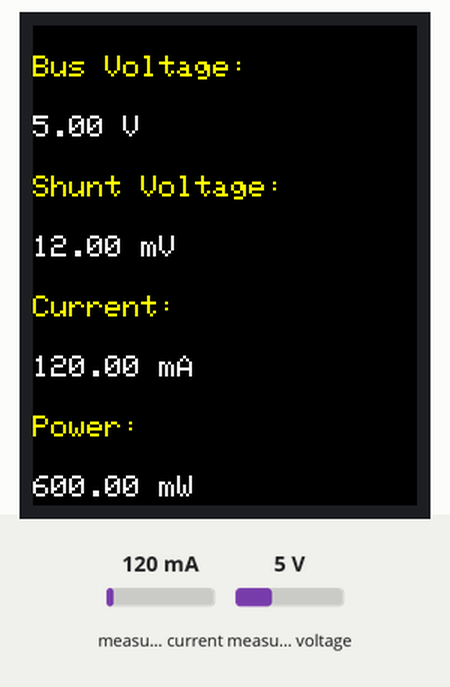
This sketch was run on a simulated Arduino Uno, built with avr-gcc and run on an emulated ATmega328P. Parts: 128×160 colour display. Inputs (shaded band) come from the test bench; at power-on: measured current 120 mA, measured voltage 5 V.

Above: at 1.8 s.
1.9 s: measured current set to 40 mA
At 3.9 s:
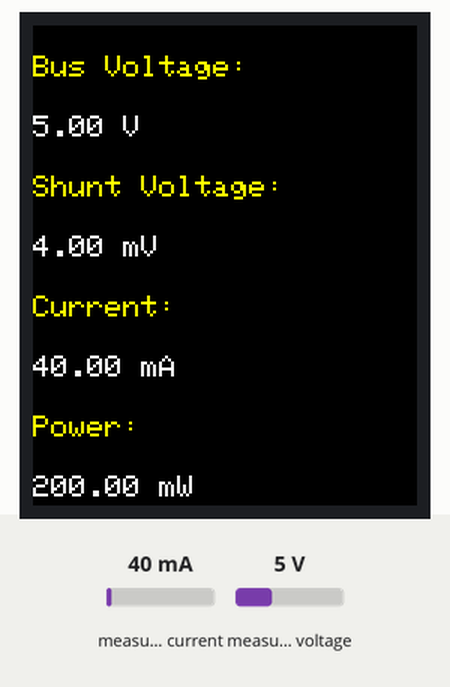
4.2 s: measured voltage set to 0.3 V
At 5.8 s:
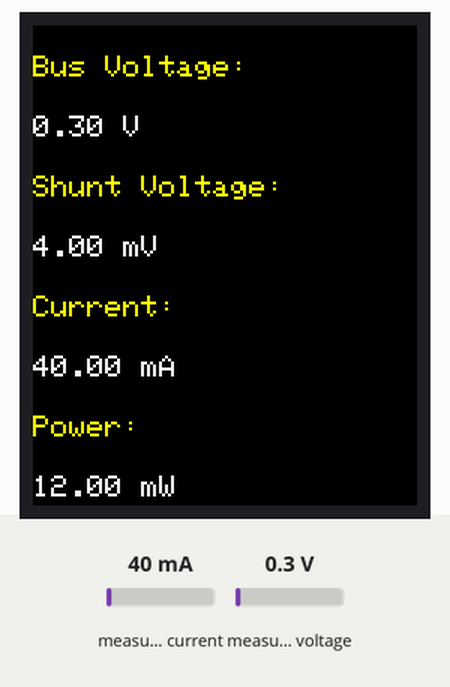
6.3 s: measured current set to 500 mA
At 7.6 s:
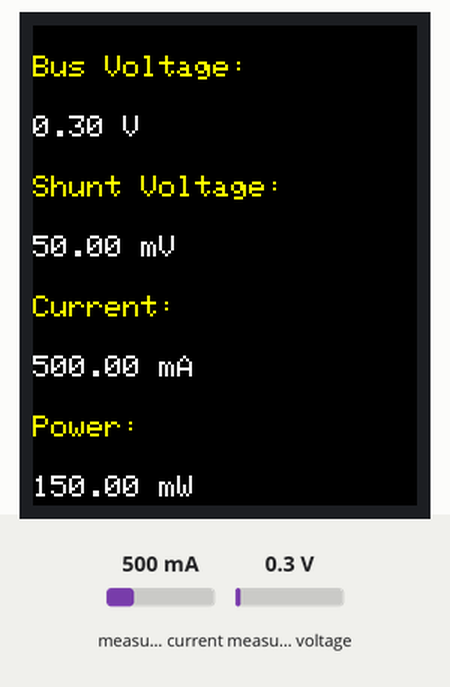
8.4 s: measured voltage set to 3.8 V
At 9.3 s:
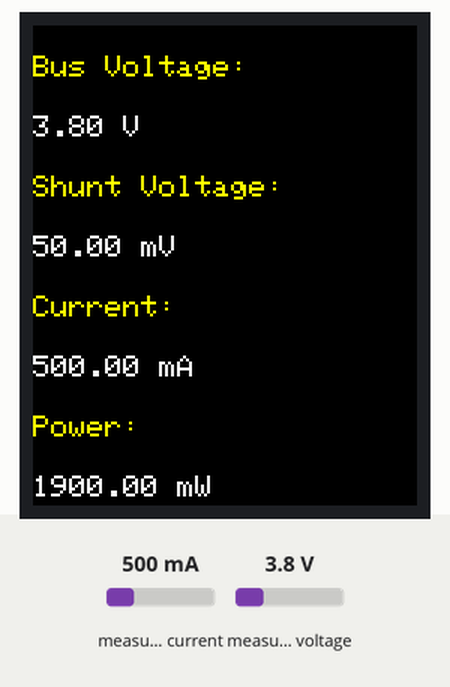
Timing chart, 0 to 11.4 s (numbered marks = the images above; inputs shaded):
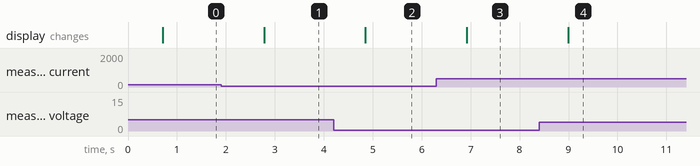

Measured:
- after the input at 1.9 s, the display: changes after 0.88 s (image 1)
- after the input at 4.2 s, the display: changes after 0.65 s (image 2)
- after the input at 6.3 s, the display: changes after 0.62 s (image 3)
- after the input at 8.4 s, the display: changes after 0.59 s (image 4)

The sketch:

sketch_oct28a.ino
```cpp
#include <Wire.h>
#include <Adafruit_INA219.h>
#include <Adafruit_GFX.h>
#include <Adafruit_ST7735.h>
#include <SPI.h>

// Ekran pin tanımları
#define TFT_CS     10
#define TFT_DC     9
#define TFT_RST    8

// Renk tanımları
#define ST7735_BLACK 0x0000
#define ST7735_WHITE 0xFFFF
#define ST7735_YELLOW 0xFFE0

// Nesne oluşturma
Adafruit_ST7735 tft = Adafruit_ST7735(TFT_CS, TFT_DC, TFT_RST);
Adafruit_INA219 ina219;

void setup() {
    Serial.begin(115200);  // Seri iletişimi başlat
    ina219.begin();        // INA219 sensörünü başlat
    tft.initR(INITR_BLACKTAB); // ST7735 ekranı başlat
    tft.fillScreen(ST7735_BLACK); // Ekranı siyah yap
    delay(500); // 0.5 saniye bekle
}

void loop() {
    float shuntVoltage = ina219.getShuntVoltage_mV(); // Şunt voltajını oku
    float busVoltage = ina219.getBusVoltage_V();       // Bus voltajını oku
    float current_mA = ina219.getCurrent_mA();         // Akımı oku
    float power_mW = busVoltage * current_mA; // Güç hesapla (mW)

    // Ekranı temizle
    tft.fillScreen(ST7735_BLACK);

    // Bus Voltage bilgisini ekrana yazdır
    tft.setCursor(0, 10);
    tft.setTextColor(ST7735_YELLOW);
    tft.setTextSize(1); // Yazı boyutunu ayarla
    tft.println("Bus Voltage:");
    tft.setCursor(0, 30);
    tft.setTextColor(ST7735_WHITE);
    tft.print(busVoltage, 2);
    tft.println(" V");

    // Shunt Voltage bilgisini ekrana yazdır
    tft.setCursor(0, 50);
    tft.setTextColor(ST7735_YELLOW);
    tft.println("Shunt Voltage:");
    tft.setCursor(0, 70);
    tft.setTextColor(ST7735_WHITE);
    tft.print(shuntVoltage, 2);
    tft.println(" mV");

    // Current bilgisini ekrana yazdır
    tft.setCursor(0, 90);
    tft.setTextColor(ST7735_YELLOW);
    tft.println("Current:");
    tft.setCursor(0, 110);
    tft.setTextColor(ST7735_WHITE);
    tft.print(current_mA, 2);
    tft.println(" mA");

    // Güç bilgisini ekrana yazdır
    tft.setCursor(0, 130);
    tft.setTextColor(ST7735_YELLOW);
    tft.println("Power:");
    tft.setCursor(0, 150);
    tft.setTextColor(ST7735_WHITE);
    tft.print(power_mW, 2);
    tft.println(" mW");

    delay(1000); // 1 saniye bekle
}
```
